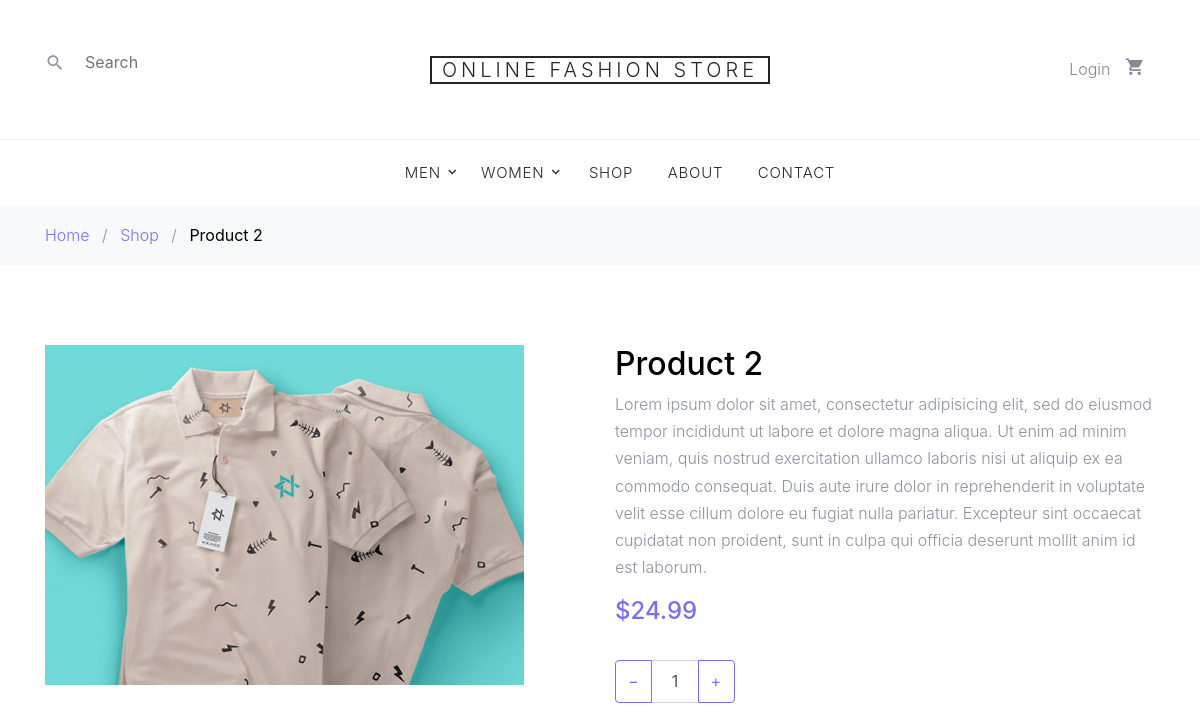
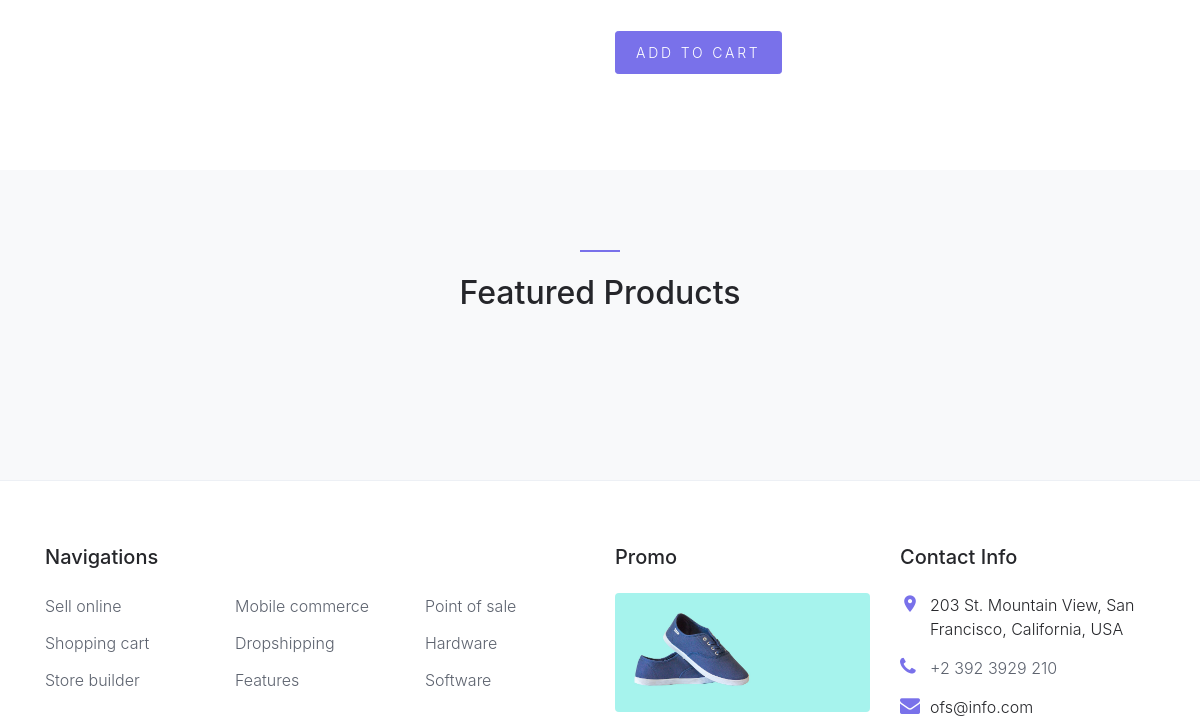
Before: /shop-single.php?id=2 (upper part) with the older database file (2 pictures, top to bottom).
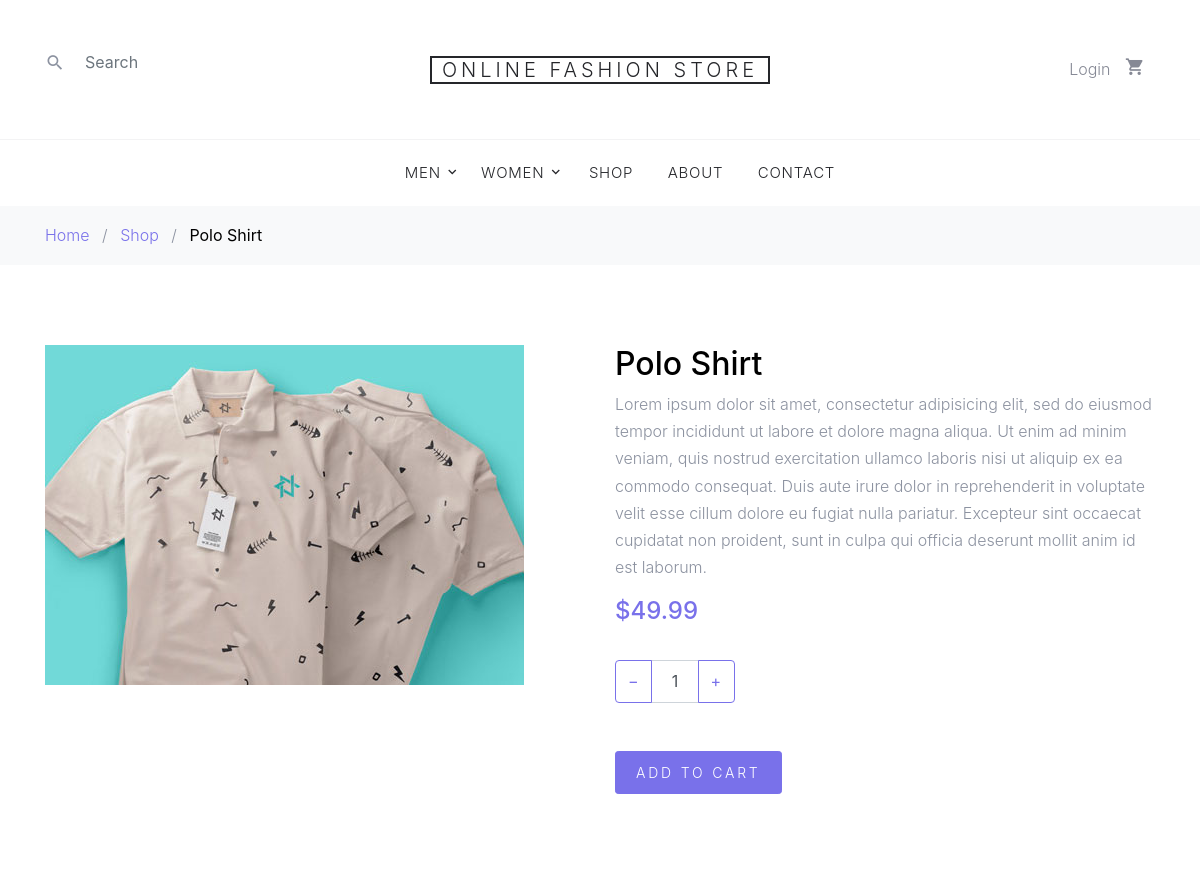
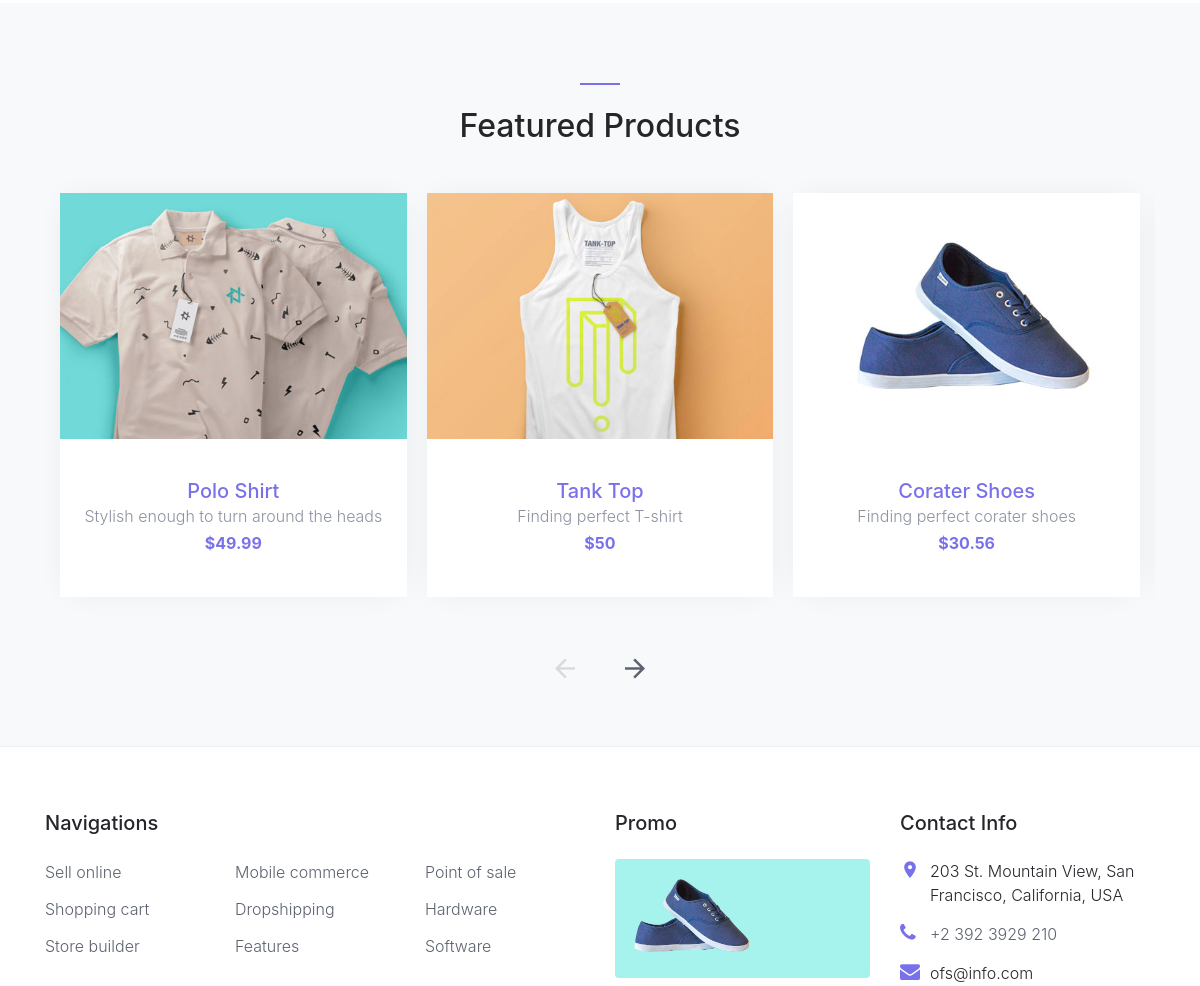
After: the same page with the newer database file (2 pictures, top to bottom).
### tables this page shows
CREATE TABLE `categories` (
  `id` int(11) NOT NULL,
  `label` varchar(150) NOT NULL DEFAULT '',
  `link_url` varchar(255) NOT NULL DEFAULT '#',
  `parent_id` int(11) NOT NULL DEFAULT '0'
);

CREATE TABLE `products` (
  `product_id` int(11) NOT NULL,
  `product_title` varchar(255) NOT NULL,
  `product_category_id` int(11) NOT NULL,
  `is_featured` tinyint(1) NOT NULL DEFAULT '0' COMMENT 'Is it a Featured product?',
  `product_price` float NOT NULL,
  `product_quantity` int(11) NOT NULL,
  `product_short_desc` varchar(150) NOT NULL,
  `product_description` text NOT NULL,
  `product_image` varchar(255) NOT NULL,
  `created` datetime NOT NULL DEFAULT CURRENT_TIMESTAMP
);

### shop-single.php (the view, shortened to what this page needs)
<?php
include TEMPLATE_FRONT.DS.'header.php';
?>
<?php
$row = getProductById($_GET['id']);
 ?>
    <div class="bg-light py-3">
      <div class="container">
        <div class="row">
          <div class="col-md-12 mb-0"><a href="index.php">Home</a> <span class="mx-2 mb-0">/</span> <a href="shop.php">Shop</a> <span class="mx-2 mb-0">/</span> <strong class="text-black"><?php echo $row['product_title'] ?></strong></div>
        </div>
      </div>
    </div>
    <div class="site-section">
      <div class="container">
        <div class="row">
          <div class="col-md-6">
            <img src="images/<?php echo $row['product_image'] ?>" alt="<?php echo $row['product_title'] ?>" class="img-fluid">
          </div>
          <div class="col-md-6">
            <h2 class="text-black"><?php echo $row['product_title'] ?></h2>
            <p><?php echo $row['product_description'] ?></p>
            <p><strong class="text-primary h4">$<?php echo $row['product_price'] ?></strong></p>
            <div class="mb-5">
              <div class="input-group mb-3" style="max-width: 120px;">
              <div class="input-group-prepend">
                <button class="btn btn-outline-primary js-btn-minus" type="button">&minus;</button>
              </div>
              <input type="text" id="qty" class="form-control text-center" value="1" placeholder="" aria-label="Example text with button addon" aria-describedby="button-addon1">
              <div class="input-group-append">
                <button class="btn btn-outline-primary js-btn-plus" type="button">&plus;</button>
              </div>
            </div>
            </div>
            <p>
              <button id="addProduct" class="buy-now btn btn-sm btn-primary">Add To Cart</button>
            </p>
          </div>
        </div>
      </div>
    </div>
    <div class="site-section block-3 site-blocks-2 bg-light">
      <?php
        include TEMPLATE_FRONT.DS.'slider.php';
      ?>
    </div>
    <?php include TEMPLATE_FRONT.DS.'footer.php'; ?>

### includes/functions.php (shortened to what this page needs)
<?php
 require_once('functions/cart.php');
function compareStrings($str, $substr) {
	if (strpos($str, $substr) !== false)
		return true;
	else
		return false;
}
function query($sql)
{
	global $connection;
	return mysqli_query($connection, $sql);
}
function escapeString($string)
{
	global $connection;
	return mysqli_real_escape_string($connection, $string);
}
function fetchArray($result)
{
	return mysqli_fetch_assoc($result);
}
function dynamicMenu($category, $parent = 0)
{
	$html = "";
	$url = $_SERVER['REQUEST_URI'];
	if (isset($category['parent_cats'][$parent])) {
		foreach ($category['parent_cats'][$parent] as $cat_id) {
			$href = "category.php?id=".$category['categories'][$cat_id]['id'];
			$activeClass = compareStrings($url, $href) ? 'active' : '';
			if (!isset($category['parent_cats'][$cat_id])) {
				$html .= "<li class='$activeClass'><a href='$href'>". $category['categories'][$cat_id]['label']."</a></li>";
			} else {
				$html .= "<li class='has-children $activeClass'><a href='$href'>". $category['categories'][$cat_id]['label'] . "</a>";
				$html .= "<ul class='dropdown'>";
				$html .= dynamicMenu($category, $cat_id);
				$html .= "</ul></li>";
			}
		}
	}
	return $html;
}
function getFeaturedProducts()
{
	$sql = "SELECT * FROM products";
	$sql .= " WHERE is_featured=1";
	$featuredProds = query($sql);
	return $featuredProds;
}
function getProductById($id)
{
	$product = query("SELECT * FROM products WHERE product_id=".escapeString($id));
	$row = fetchArray($product);
	return $row;
}
function catsForNav()
{
	$query = "SELECT * FROM categories ORDER BY parent_id, label ASC";
	$send_query = query($query);
	$category = array(
		'categories' => array(),
		'parent_cats' => array()
	);
	while ($row = mysqli_fetch_assoc($send_query)) {
		$category['categories'][$row['id']] = $row;
		$category['parent_cats'][$row['parent_id']][] = $row['id'];
	}
	return $category;
}
?>

### includes/templates/slider.php
<div class="container">
	<div class="row justify-content-center">
		<div class="col-md-7 site-section-heading text-center pt-4">
			<h2>Featured Products</h2>
		</div>
	</div>
	<div class="row">
		<div class="col-md-12">
			<div class="nonloop-block-3 owl-carousel">
				<?php
				$res = getFeaturedProducts();
				while ($row = fetchArray($res)) {?>
				<div class="item">
					<div class="block-4 text-center">
						<figure class="block-4-image">
							<img src="images/<?php echo $row['product_image']?>" alt="Image placeholder" class="img-fluid">
						</figure>
						<div class="block-4-text p-4">
							<h3><a href="shop-single.php?id=<?php echo $row['product_id']?>"><?php echo $row['product_title'] ?></a></h3>
							<p class="mb-0"><?php echo $row['product_short_desc']?></p>
							<p class="text-primary font-weight-bold">$<?php echo $row['product_price']?></p>
						</div>
					</div>
				</div>
				<?php } ?>
			</div>
		</div>
	</div>
</div>

Changed rows visible on the page:
now on one of the page's lists (row edited): products: product_title "Polo Shirt", product_short_desc "Stylish enough to turn around the heads", product_price "49.99"
changed products: product_title "Product 2" → "Polo Shirt"; product_price "24.99" → "49.99"
added products: product_image (picture), product_title "Tank Top", product_short_desc "Finding perfect T-shirt", product_price "50"
added products: product_image (picture), product_title "Corater Shoes", product_short_desc "Finding perfect corater shoes", product_price "30.56"
